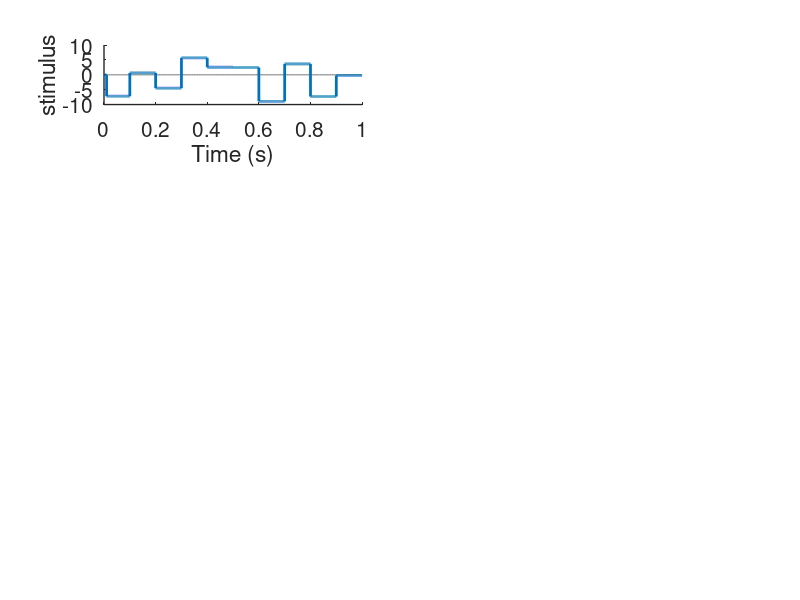

Recreate this plot in MATLAB. (Note: this script raises an error after producing the figure.)
%% Figure 7
%
% =======
% Compares the local and population framework for two simulations, a 1-D perfect
% integrator and a 2-D harmonic oscillator. The first part of the code 
% outputs the raster plots and the read-outs for all four conditions. The 
% second part outputs plots comparing the read-out error and spikes fired 
% for the four conditions.
% =======
%
% Dependencies: local_framework.m, population_framework.m, test_approx.m
%
%% Set up stimulus
NT = 1; % max time
dt = .1/1000; % dt 
tt = (dt:dt:NT); % time vector
nt = length(tt); % number of time bins

%create stimulus
blocksize = .1; % size of stimulus blocks 
nblock = round((blocksize/dt)); %number of stimulus blocks
stimrnge = [-10 10]; %range of stimulus intensities 
stim = reshape(ones(nblock,1)*rand(1,nt/nblock),[],1)'; % generate random stimulus
stim = stim*diff(stimrnge)+stimrnge(1); % shift to have desired range
stim(1:nblock/10) = 0; % set first block to zeros

%plot stimulus
figure(1)
subplot(521);
h = plot(tt, tt*0, 'k--', tt, stim);
set(h(2), 'linewidth', 2);
xlabel('Time (s)');
set(gca, 'FontSize',15, 'linewidth',1)
ylabel('stimulus')
box off; drawnow;

%% Set up the population of GLM neurons
params.N = 200; % number of neurons
params.wmean = .02; % mean weight value 
params.wsig = .01; % stdev of noise in weights
params.taud = .2; % rate decay for filtered spike train
xtau = 0.02; % time constant for x dynamics
params.A = -1/xtau; % x dynamics
params.mu = 0; % quadratic cost on spiking
%local framework parameters
params.fmax = 100; % max firing rate
params.alpha = 800; % precision 
params.fmin = 0; % baseline firing rate
%population framework parameters
params.beta = 25; % scaling for pspike

%% Run simulations

% local
params.tdel = 0; % time delay in bins
[sps,xh,xx] = local_framework(stim, dt, params); %run local framework simulation
params.t_del = 50; %time delay in bins 
[sps2,xh2,~] = local_framework(stim, dt, params); %run local framework simulation

% population
params.t_del = 0;% time delay in bins
[sps3,xh3,~] = population_framework(stim, dt, params); %run population framework simulation
params.t_del = 50; % time delay in bins
[sps4,xh4,~] = population_framework(stim, dt, params); %run population framework simulation

%% Plot spikes and read-out
% raster plot for local without delay
subplot(5,2,[3])
N = params.N; % number of neurons
[iiinh,jjinh] = find(sps(1:N/2,:)); % spikes of inhibitory
[iiexc,jjexc] = find(sps(N/2+1:N,:)); % spikes of excitatory
h = plot(jjinh*dt,iiinh, '.', jjexc*dt,iiexc+N/2,'.');
ylabel('Neuron')
set(gca,'xlim', [0 NT],'ylim',[0 N]); box off
set(gca, 'FontSize',15, 'linewidth',1)
title('local');

%rarster plot for local with delay
subplot(5,2,[5])
[iiinh,jjinh] = find(sps2(1:N/2,:)); 
[iiexc,jjexc] = find(sps2(N/2+1:N,:)); 
h = plot(jjinh*dt,iiinh, '.', jjexc*dt,iiexc+N/2,'.');
set(gca,'xlim', [0 NT],'ylim',[0 N]); box off
set(gca, 'FontSize',15, 'linewidth',1)

%raster plot for population without delay
subplot(5,2,[4])
[iiinh,jjinh] = find(sps3(1:N/2,:));
[iiexc,jjexc] = find(sps3(N/2+1:N,:));
h = plot(jjinh*dt,iiinh, '.', jjexc*dt,iiexc+N/2,'.');
set(gca,'xlim', [0 NT],'ylim',[0 N]); box off
set(gca, 'FontSize',15, 'linewidth',1)
title('population');

%raster plot for population with delay
subplot(5,2,[6])
[iiinh,jjinh] = find(sps4(1:N/2,:)); 
[iiexc,jjexc] = find(sps4(N/2+1:N,:)); 
h = plot(jjinh*dt,iiinh, '.', jjexc*dt,iiexc+N/2,'.');
set(gca,'xlim', [0 NT],'ylim',[0 N]); box off
set(gca,'xlim', [0 NT],'ylim',[0 N])
box off
set(gca, 'FontSize',15, 'linewidth',1)

% read-out for local with and withou delay
subplot(5,2,[7 9])
h = plot(tt, xx, 'k-', tt, xh, tt, xh2,'-',tt, tt*0,'k--');
set(h(1),'linewidth',1);
legend('target', 'no delay', 'delay','location', 'northwest')
legend boxoff 
box off
set(gca, 'FontSize',15, 'linewidth',1)
xlabel('Time (s)');
set(gca,'ylim',[min(xx)+.4*min(xx) max(xx)+.4*max(xx)]);

% read-out for population with and without delay
subplot(5,2,[8 10])
h = plot(tt, xx, 'k-', tt,xh3, tt,xh4,'-',tt, tt*0,'k--');
set(h(1),'linewidth',1);
legend('targ', 'no delay', 'delay', 'location', 'northwest')
legend boxoff 
box off
set(gca, 'FontSize',15, 'linewidth',1)
set(gca,'ylim',[min(xx)+.4*min(xx) max(xx)+.4*max(xx)]);
set(gcf, 'renderer', 'Painters')

%% Calculate errors in local and population frameworks due to time delay
% runs a simulation for a given time delay for each framework a certain 
% number of times (runs) and gets the average. compares that to a minimum
% error in encoding x that arises from the mismatch of using a time-delayed
% euler approximation (using test_approx.m)

runs = 30; %number of times to repeat the local and population simulations
tdels = 0:5:45; % array of time delays to iterate over 

%initialize variables
err_min = zeros(1,length(tdels)); %mimimum error from time delay
err_net = zeros(1,length(tdels));%mean error in local framework over all runs
err_loc = zeros(1,length(tdels));%error in population framework over all runs

for i = 1:length(tdels)
    
params.tdel = tdels(i); % get value for time delay
[xx,xt] = test_approx(stim,dt,params); %run simulation to get theoretical bound on error
err_min(i) = 1 - sum((xx-xt).^2)/sum((xx - mean(xx)).^2); %bound on R^2 value for this time delay

loc = zeros(1,runs); % R^2 value for all of the runs, local framework
net = zeros(1,runs);% R^2 value for all of the runs, population framework

for j = 1:runs
[~,xh1,x1] = local_framework(stim, dt, params); % run local framework
[~,xh2,x2] = population_framework(stim, dt, params); % run population framework

loc(j) = 1 - sum((x1-xh1).^2)/sum((xh1 - mean(xh1)).^2); %error in local framework read-out 
net(j) = 1 - sum((x2-xh2).^2)/sum((xh2 - mean(xh2)).^2); %error in population framework read-out

end

err_loc(i) = mean(loc); %get average error for all local framework simulations with a given time delay
err_net(i) = mean(net); %get average error for all population framework simulations with a given time delay

end
%% Plot errors 
figure(2)
plot(tdels, err_min) % minimum error over all time delays
hold on
plot(tdels, err_net) % error in population framework over all time delays
hold on
plot(tdels, err_loc) % error in local framework over all time delays
set(gca, 'ylim', [0.4 max(err_min(1:7))], 'xlim', [0 45], 'linewidth', 1, 'FontSize', 15)
box off
legend('min', 'global', 'local')
legend boxoff
xlabel('time delay (bins)')
ylabel('R^2 value')
title('decoding error')
